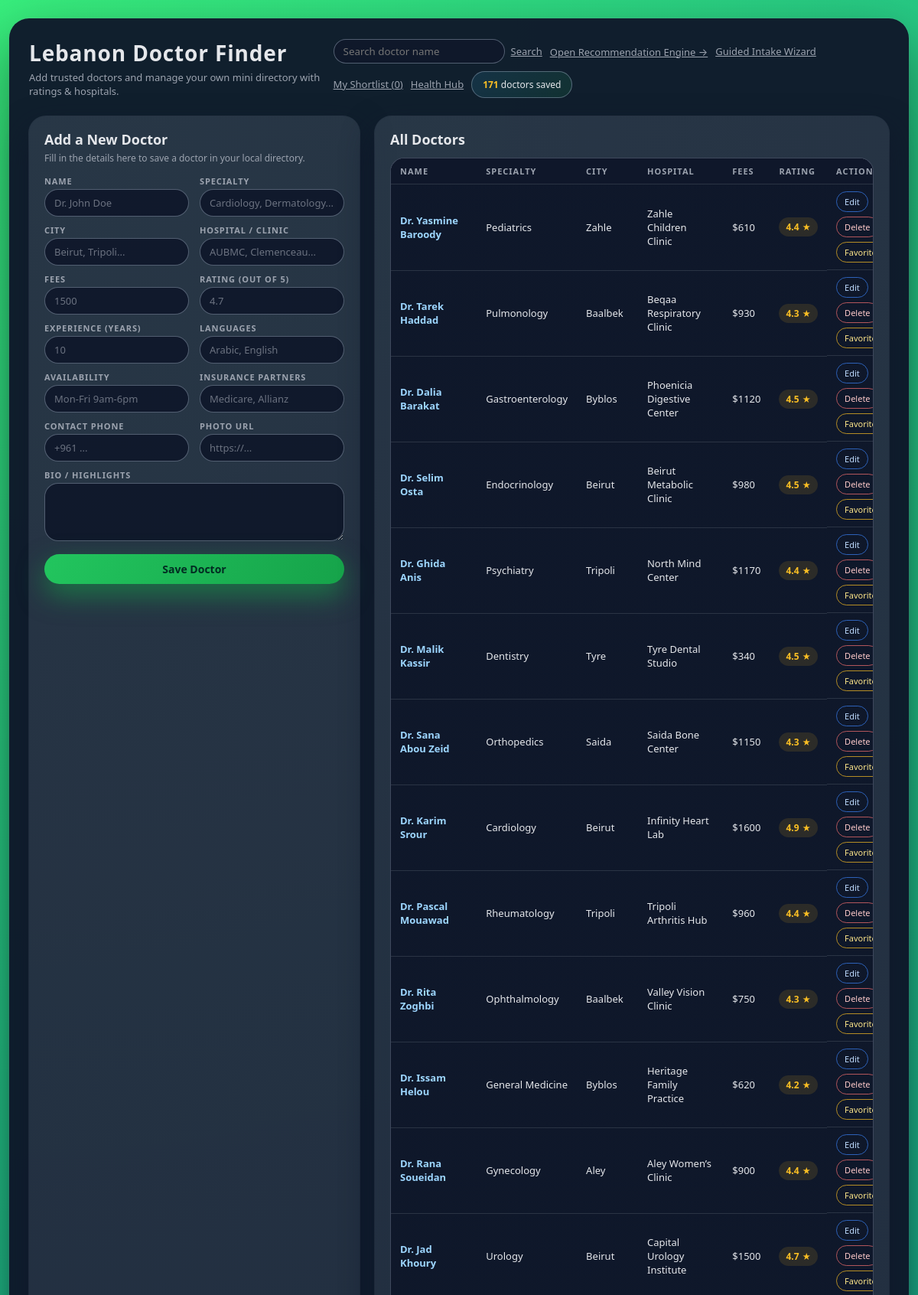
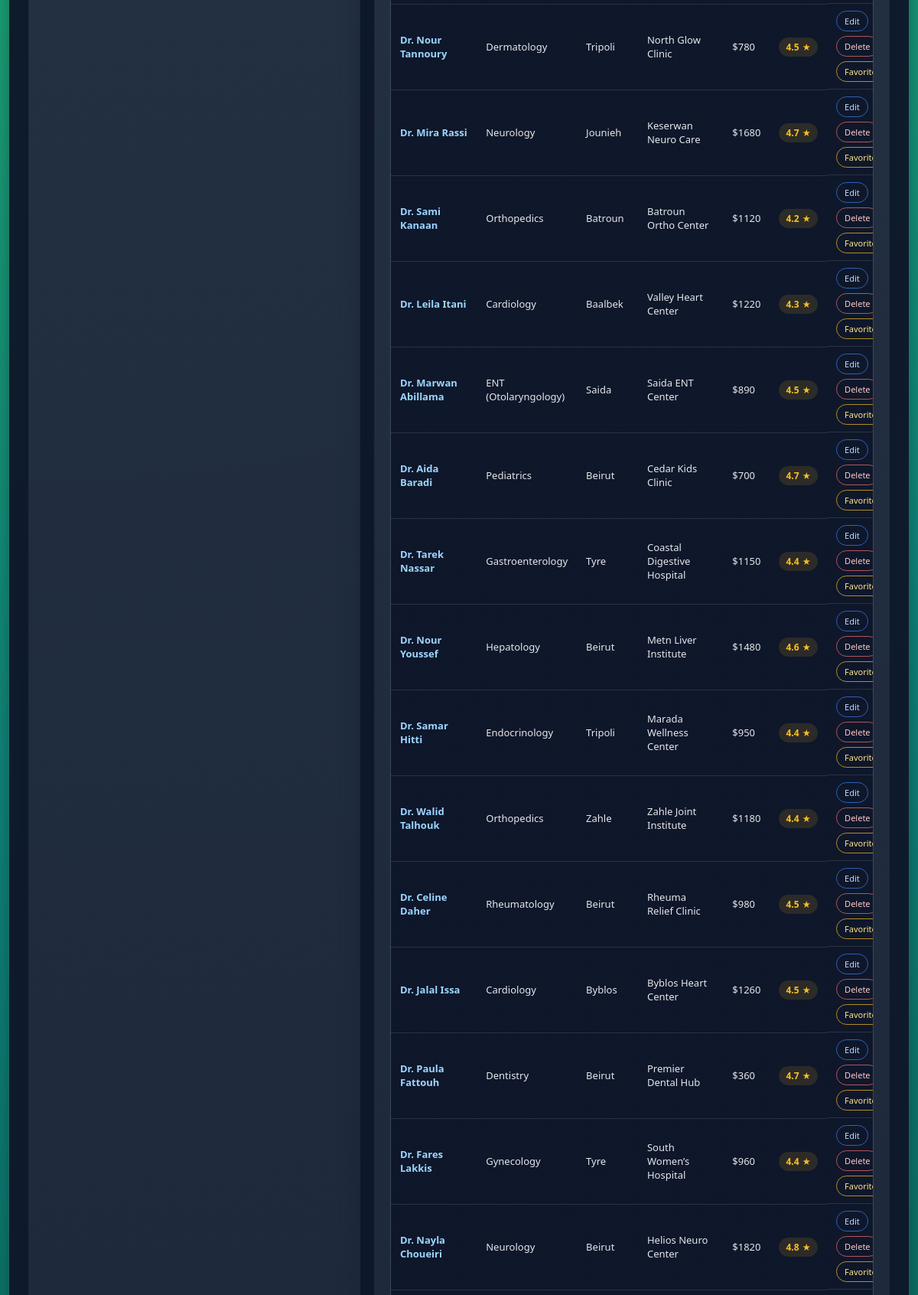
The page / (upper part) on the database its author committed (2 pictures, top to bottom).
### myapp33/models.py (models this page shows, shortened)
class Contact(models.Model):
    name = models.CharField(max_length=100)
    specialty = models.CharField(max_length=100)
    city = models.CharField(max_length=50)
    hospital = models.CharField(max_length=100, blank=True)
    fees = models.IntegerField()
    rating = models.FloatField()
    experience_years = models.PositiveIntegerField(default=5)
    languages = models.CharField(max_length=150, blank=True)
    availability = models.CharField(max_length=120, blank=True)
    insurance_partners = models.CharField(max_length=200, blank=True)
    description = models.TextField(blank=True)
    photo_url = models.URLField(blank=True)
    contact_phone = models.CharField(max_length=30, blank=True)

### myapp33/views.py (the view)
# urls.py: path('', views.home, name='home'),
@csrf_exempt
def home(request):
    query = request.GET.get("search", "").strip()
    if request.method == "POST":
        form = ContactForm(request.POST)
        if form.is_valid():
            form.save()
            return redirect("home")
    else:
        form = ContactForm()
    contacts = Contact.objects.order_by("-id")
    if query:
        contacts = contacts.filter(name__icontains=query)
    favorites = get_favorite_ids(request)
    return render(
        request,
        "myapp33/createcontact.html",
        {
            "form": form,
            "contacts": contacts,
            "favorites": favorites,
            "search": query,
        },
    )

### myapp33/forms.py
class ContactForm(forms.ModelForm):
    class Meta:
        model = Contact
        fields = [
            'name',
            'specialty',
            'city',
            'hospital',
            'fees',
            'rating',
            'experience_years',
            'languages',
            'availability',
            'insurance_partners',
            'description',
            'photo_url',
            'contact_phone',
        ]

### myapp33/views.py (called while the page is built)
def get_favorite_ids(request):
    return set(request.session.get("favorite_doctors", []))

### templates/myapp33/createcontact.html (shortened to what this page needs)
{% load static %}
<!DOCTYPE html>
<html lang="en">
<head>
</head>
<body>
<div class="page">
        <div class="page-header">
            <div>
                <div class="page-title">Lebanon Doctor Finder</div>
                <div class="page-subtitle">
                    Add trusted doctors and manage your own mini directory with ratings &amp; hospitals.
                </div>
            </div>
            <div class="page-header-actions">
                <form action="" method="get" style="display:flex;gap:8px;align-items:center;">
                    <input type="text" name="search" value="{{ search }}" placeholder="Search doctor name"
                           style="border-radius:999px;border:1px solid rgba(148,163,184,0.5);padding:6px 12px;background:rgba(15,23,42,0.8);color:#e5e7eb;">
                    <button type="submit" class="btn-link">Search</button>
                </form>
                <form action="{% url 'recommend_doctors' %}" method="get">
                    <button type="submit" class="btn-link">Open Recommendation Engine →</button>
                </form>
                <a class="btn-link" href="{% url 'intake_wizard' %}">Guided Intake Wizard</a>
                <a class="btn-link" href="{% url 'favorite_list' %}">My Shortlist ({{ favorites|length }})</a>
                <a class="btn-link" href="{% url 'health_hub' %}">Health Hub</a>
            <div class="pill">
                <strong>{{ contacts|length }}</strong> doctors saved
            </div>
        </div>
    </div>
    <div class="layout">
        <div class="card">
            <h2>Add a New Doctor</h2>
            <div class="card-caption">
                Fill in the details here to save a doctor in your local directory.
            </div>
            <form method="post">
                <div class="form-grid">
                    <div>
                        <label class="field-label">Name</label>
                        <input class="field-input" type="text" name="name"
                               placeholder="Dr. John Doe" required>
                    </div>
                    <div>
                        <label class="field-label">Specialty</label>
                        <input class="field-input" type="text" name="specialty"
                               placeholder="Cardiology, Dermatology..." required>
                    </div>
                    <div>
                        <label class="field-label">City</label>
                        <input class="field-input" type="text" name="city"
                               placeholder="Beirut, Tripoli..." required>
                    </div>
                    <div>
                        <label class="field-label">Hospital / Clinic</label>
                        <input class="field-input" type="text" name="hospital"
                               placeholder="AUBMC, Clemenceau..." required>
                    </div>
                    <div>
                        <label class="field-label">Fees</label>
                        <input class="field-input" type="number" name="fees"
                               placeholder="1500" step="50" min="0" required>
                    </div>
                    <div>
                        <label class="field-label">Rating (out of 5)</label>
                        <input class="field-input" type="number" name="rating"
                               placeholder="4.7" step="0.1" min="0" max="5" required>
                    </div>
                    <div>
                        <label class="field-label">Experience (years)</label>
                        <input class="field-input" type="number" name="experience_years"
                               placeholder="10" min="0">
                    </div>
                    <div>
                        <label class="field-label">Languages</label>
                        <input class="field-input" type="text" name="languages"
                               placeholder="Arabic, English">
                    </div>
                    <div>
                        <label class="field-label">Availability</label>
                        <input class="field-input" type="text" name="availability"
                               placeholder="Mon-Fri 9am-6pm">
                    </div>
                    <div>
                        <label class="field-label">Insurance Partners</label>
                        <input class="field-input" type="text" name="insurance_partners"
                               placeholder="Medicare, Allianz">
                    </div>
                    <div>
                        <label class="field-label">Contact Phone</label>
                        <input class="field-input" type="text" name="contact_phone"
                               placeholder="+961 ...">
                    </div>
                    <div>
                        <label class="field-label">Photo URL</label>
                        <input class="field-input" type="url" name="photo_url"
                               placeholder="https://...">
                    </div>
                    <div style="grid-column: 1 / -1;">
                        <label class="field-label">Bio / Highlights</label>
                        <textarea name="description" rows="3" style="width:100%;border-radius:18px;border:1px solid rgba(148,163,184,0.5);padding:10px 14px;background:rgba(15,23,42,0.9);color:#e5e7eb;"></textarea>
                    </div>
                </div>
                <button type="submit" class="btn-save">Save Doctor</button>
            </form>
        </div>
        <div class="card">
            <div style="display:flex;justify-content:space-between;align-items:center;margin-bottom:8px;">
                <h2>All Doctors</h2>
            </div>
            <div class="table-wrapper">
                <table>
                    <thead>
                    <tr>
                        <th>Name</th>
                        <th>Specialty</th>
                        <th>City</th>
                        <th>Hospital</th>
                        <th>Fees</th>
                        <th>Rating</th>
                        <th>Actions</th>
                    </tr>
                    </thead>
                    <tbody>
                    {% for doctor in contacts %}
                        <tr>
                            <td class="doctor-name">
                                <a href="{% url 'doctor_detail' doctor.id %}" style="color:#9dd6ff;text-decoration:none;">
                                    {{ doctor.name }}
                                </a>
                            </td>
                            <td>{{ doctor.specialty }}</td>
                            <td>{{ doctor.city }}</td>
                            <td>{{ doctor.hospital }}</td>
                            <td>${{ doctor.fees }}</td>
                            <td>
                                <span class="rating-pill">{{ doctor.rating }}</span>
                            </td>
                            <td class="actions">
                                <a href="{% url 'edit_contact' doctor.id %}" class="btn-chip btn-edit">Edit</a>
                                <form method="post"
                                      action="{% url 'delete_contact' doctor.id %}"
                                      class="inline-form">
                                    <button type="submit" class="btn-chip btn-delete">
                                        Delete
                                    </button>
                                </form>
                                <form method="post"
                                      action="{% url 'toggle_favorite' doctor.id %}"
                                      class="inline-form">
                                    <button type="submit" class="btn-chip btn-favorite">
                                        {% if doctor.id in favorites %}Unfavorite{% else %}Favorite{% endif %}
                                    </button>
                                </form>
                            </td>
                        </tr>
                    {% empty %}
                        <tr class="empty-row">
                            <td colspan="7">No doctors yet. Add one on the left!</td>
                        </tr>
                    {% endfor %}
                    </tbody>
                </table>
            </div>
        </div>
    </div>
</div>
</body>
</html>

### templates/myapp33/createcontact.html (style rules this page uses)
* { box-sizing: border-box; margin: 0; padding: 0; font-family: system-ui, -apple-system, BlinkMacSystemFont, "SF Pro Text", "Segoe UI", sans-serif; }
body { min-height: 100vh; background: radial-gradient(circle at top left, #38ef7d, #11998e 30%, #043927 70%); display: flex; justify-content: center; align-items: flex-start; padding: 24px 12px; color: #0f172a; }
.page { width: 100%; max-width: 1400px; background: rgba(15, 23, 42, 0.96); border-radius: 26px; padding: 26px 26px 32px; box-shadow: 0 30px 80px rgba(0, 0, 0, 0.45), 0 0 0 1px rgba(148, 163, 184, 0.15); color: #e5e7eb; }
.page-header { display: flex; justify-content: space-between; align-items: center; margin-bottom: 24px; gap: 16px; }
.page-title { font-size: 28px; font-weight: 800; letter-spacing: 0.03em; }
.page-subtitle { font-size: 13px; color: #9ca3af; margin-top: 4px; }
.pill { padding: 8px 14px; border-radius: 999px; border: 1px solid rgba(148, 163, 184, 0.5); font-size: 12px; color: #e5e7eb; background: linear-gradient(120deg, rgba(56, 189, 248, 0.12), rgba(34, 197, 94, 0.12)); white-space: nowrap; }
.pill strong { color: #fbbf24; }
.page-header-actions { display: flex; gap: 10px; align-items: center; flex-wrap: wrap; }
.btn-link { border: none; background: transparent; color: #9ca3af; font-size: 13px; cursor: pointer; text-decoration: underline; padding: 0; }
.layout { display: grid; grid-template-columns: minmax(0, 0.9fr) minmax(0, 1.4fr); gap: 20px; }
.card { background: radial-gradient(circle at top left, rgba(148, 163, 184, 0.18), rgba(15, 23, 42, 0.98)); border-radius: 22px; padding: 18px 20px 20px; box-shadow: 0 18px 40px rgba(15, 23, 42, 0.85), 0 0 0 1px rgba(148, 163, 184, 0.2); }
.card h2 { font-size: 18px; margin-bottom: 4px; font-weight: 700; }
.card-caption { font-size: 12px; color: #9ca3af; margin-bottom: 14px; }
.form-grid { display: grid; grid-template-columns: 1fr 1fr; gap: 10px 14px; }
.form-grid > div { min-width: 0; }
.field-label { display: block; font-size: 11px; font-weight: 600; color: #9ca3af; letter-spacing: 0.08em; text-transform: uppercase; margin-bottom: 3px; }
.field-input { width: 100%; border-radius: 999px; border: 1px solid rgba(148, 163, 184, 0.5); padding: 8px 12px; font-size: 13px; background: rgba(15, 23, 42, 0.9); color: #e5e7eb; outline: none; }
.field-input::placeholder { color: #6b7280; }
.btn-save { margin-top: 12px; width: 100%; border-radius: 999px; border: none; padding: 10px 16px; font-size: 14px; font-weight: 600; background: linear-gradient(120deg, #22c55e, #16a34a); color: #022c22; cursor: pointer; box-shadow: 0 14px 35px rgba(22, 163, 74, 0.6); }
.table-wrapper { max-height: calc(100vh - 190px); overflow: auto; border-radius: 18px; border: 1px solid rgba(148, 163, 184, 0.35); background: radial-gradient(circle at top, rgba(15, 23, 42, 0.98), rgba(15, 23, 42, 0.99)); }
table { width: 100%; border-collapse: collapse; font-size: 13px; }
thead { background: rgba(15, 23, 42, 1); position: sticky; top: 0; z-index: 5; }
th, td { padding: 9px 12px; text-align: left; border-bottom: 1px solid rgba(55, 65, 81, 0.7); }
th { font-size: 11px; text-transform: uppercase; letter-spacing: 0.09em; color: #9ca3af; }
.doctor-name { font-weight: 600; }
.rating-pill { display: inline-flex; align-items: center; justify-content: center; min-width: 42px; padding: 4px 9px; border-radius: 999px; background: rgba(251, 191, 36, 0.12); color: #fbbf24; font-weight: 600; font-size: 12px; }
.rating-pill::after { content: "★"; margin-left: 4px; font-size: 11px; }
.actions { display: flex; gap: 6px; flex-wrap: wrap; }
.btn-chip { border-radius: 999px; padding: 5px 10px; font-size: 11px; font-weight: 500; border-width: 1px; border-style: solid; cursor: pointer; background: transparent; text-decoration: none; }
.btn-edit { border-color: rgba(59, 130, 246, 0.7); color: #bfdbfe; }
.btn-delete { border-color: rgba(248, 113, 113, 0.7); color: #fecaca; }
.btn-favorite { border-color: rgba(251, 191, 36, 0.7); color: #fde68a; }
.inline-form { display: inline; }

### rows shown on the page
Contact: name "Dr. Yasmine Baroody", specialty "Pediatrics", city "Zahle", hospital "Zahle Children Clinic", fees "610", rating "4.4", shows "Favorite"
Contact: name "Dr. Tarek Haddad", specialty "Pulmonology", city "Baalbek", hospital "Beqaa Respiratory Clinic", fees "930", rating "4.3", shows "Favorite"
Contact: name "Dr. Dalia Barakat", specialty "Gastroenterology", city "Byblos", hospital "Phoenicia Digestive Center", fees "1120", rating "4.5", shows "Favorite"
Contact: name "Dr. Selim Osta", specialty "Endocrinology", city "Beirut", hospital "Beirut Metabolic Clinic", fees "980", rating "4.5", shows "Favorite"
Contact: name "Dr. Ghida Anis", specialty "Psychiatry", city "Tripoli", hospital "North Mind Center", fees "1170", rating "4.4", shows "Favorite"
Contact: name "Dr. Malik Kassir", specialty "Dentistry", city "Tyre", hospital "Tyre Dental Studio", fees "340", rating "4.5", shows "Favorite"
Contact: name "Dr. Sana Abou Zeid", specialty "Orthopedics", city "Saida", hospital "Saida Bone Center", fees "1150", rating "4.3", shows "Favorite"
Contact: name "Dr. Karim Srour", specialty "Cardiology", city "Beirut", hospital "Infinity Heart Lab", fees "1600", rating "4.9", shows "Favorite"
Contact: name "Dr. Pascal Mouawad", specialty "Rheumatology", city "Tripoli", hospital "Tripoli Arthritis Hub", fees "960", rating "4.4", shows "Favorite"
Contact: name "Dr. Rita Zoghbi", specialty "Ophthalmology", city "Baalbek", hospital "Valley Vision Clinic", fees "750", rating "4.3", shows "Favorite"
Contact: name "Dr. Issam Helou", specialty "General Medicine", city "Byblos", hospital "Heritage Family Practice", fees "620", rating "4.2", shows "Favorite"
Contact: name "Dr. Rana Soueidan", specialty "Gynecology", city "Aley", hospital "Aley Women’s Clinic", fees "900", rating "4.4", shows "Favorite"
Contact: name "Dr. Jad Khoury", specialty "Urology", city "Beirut", hospital "Capital Urology Institute", fees "1500", rating "4.7", shows "Favorite"
Contact: name "Dr. Nour Tannoury", specialty "Dermatology", city "Tripoli", hospital "North Glow Clinic", fees "780", rating "4.5", shows "Favorite"
Contact: name "Dr. Mira Rassi", specialty "Neurology", city "Jounieh", hospital "Keserwan Neuro Care", fees "1680", rating "4.7", shows "Favorite"
Contact: name "Dr. Sami Kanaan", specialty "Orthopedics", city "Batroun", hospital "Batroun Ortho Center", fees "1120", rating "4.2", shows "Favorite"
Contact: name "Dr. Leila Itani", specialty "Cardiology", city "Baalbek", hospital "Valley Heart Center", fees "1220", rating "4.3", shows "Favorite"
Contact: name "Dr. Marwan Abillama", specialty "ENT (Otolaryngology)", city "Saida", hospital "Saida ENT Center", fees "890", rating "4.5", shows "Favorite"
Contact: name "Dr. Aida Baradi", specialty "Pediatrics", city "Beirut", hospital "Cedar Kids Clinic", fees "700", rating "4.7", shows "Favorite"
Contact: name "Dr. Tarek Nassar", specialty "Gastroenterology", city "Tyre", hospital "Coastal Digestive Hospital", fees "1150", rating "4.4", shows "Favorite"
Contact: name "Dr. Nour Youssef", specialty "Hepatology", city "Beirut", hospital "Metn Liver Institute", fees "1480", rating "4.6", shows "Favorite"
Contact: name "Dr. Samar Hitti", specialty "Endocrinology", city "Tripoli", hospital "Marada Wellness Center", fees "950", rating "4.4", shows "Favorite"
Contact: name "Dr. Walid Talhouk", specialty "Orthopedics", city "Zahle", hospital "Zahle Joint Institute", fees "1180", rating "4.4", shows "Favorite"
Contact: name "Dr. Celine Daher", specialty "Rheumatology", city "Beirut", hospital "Rheuma Relief Clinic", fees "980", rating "4.5", shows "Favorite"
Contact: name "Dr. Jalal Issa", specialty "Cardiology", city "Byblos", hospital "Byblos Heart Center", fees "1260", rating "4.5", shows "Favorite"
Contact: name "Dr. Paula Fattouh", specialty "Dentistry", city "Beirut", hospital "Premier Dental Hub", fees "360", rating "4.7", shows "Favorite"
Contact: name "Dr. Fares Lakkis", specialty "Gynecology", city "Tyre", hospital "South Women’s Hospital", fees "960", rating "4.4", shows "Favorite"
Contact: name "Dr. Nayla Choueiri", specialty "Neurology", city "Beirut", hospital "Helios Neuro Center", fees "1820", rating "4.8", shows "Favorite"

### other values the page prints
{{ favorites|length }} "0"
{{ contacts|length }} "171"
